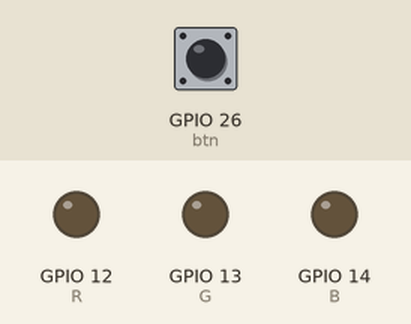
This sketch was run on a simulated ESP32. Shown: output pins drawn as LEDs (lit = HIGH). The inputs (shaded band) are chosen by the test bench; at power-on: GPIO 26 (btn) HIGH.

Above: at 1.2 s.
1.3 s: GPIO 26 (btn) pulled LOW for 0.15 s
At 2.5 s:
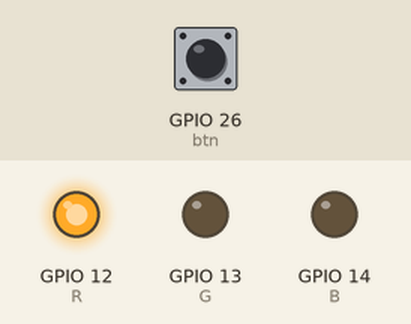
2.9 s: GPIO 26 (btn) pulled LOW for 1 s
At 3.9 s:
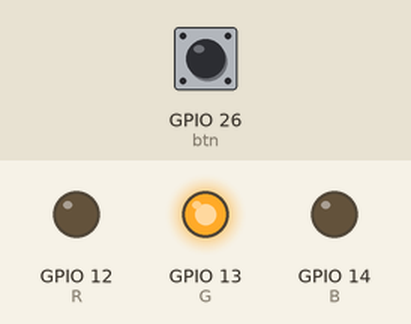
5.4 s: GPIO 26 (btn) pulled LOW for 0.15 s
At 5.8 s:
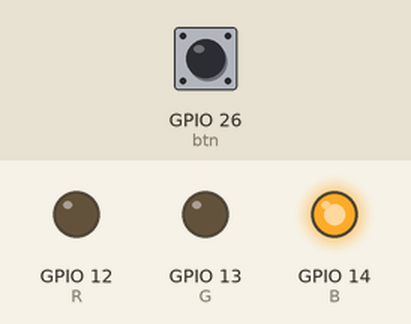
7.0 s: GPIO 26 (btn) pulled LOW for 3.2 s
At 8.2 s:
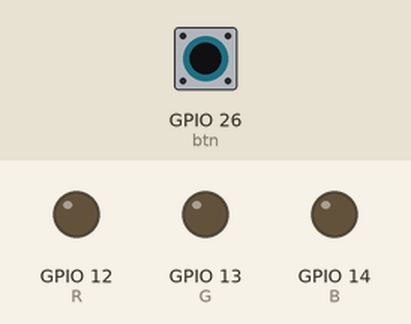
Timing chart, 0 to 10.0 s (numbered marks = the images above; inputs shaded):
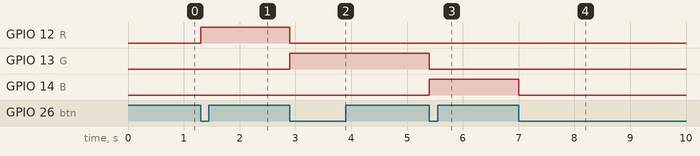

Measured:
- after the input at 1.3 s, GPIO 12 (R): LOW → HIGH at once
- after the input at 2.9 s, GPIO 12 (R): HIGH → LOW at once; GPIO 13 (G): LOW → HIGH at once
- after the input at 5.4 s, GPIO 13 (G): HIGH → LOW at once; GPIO 14 (B): LOW → HIGH at once
- after the input at 7.0 s, GPIO 14 (B): HIGH → LOW at once

The sketch:

8.ino
```cpp
#define R 12
#define G 13
#define B 14
#define btn 26

int cnt = 0;
bool push = false;

void setup() {
  pinMode(R, OUTPUT);
  pinMode(G, OUTPUT);
  pinMode(B, OUTPUT);
  pinMode(btn, INPUT);
}

void loop() {

  if(!digitalRead(btn)){
    if(!push){
      cnt = (cnt+1)%4;
      push = true;
    }
  }
  else{
    push = false;
  }

  if(cnt == 1){
    digitalWrite(R, HIGH);
    digitalWrite(G, LOW);
    digitalWrite(B, LOW);
  }
  else if(cnt == 2){
    digitalWrite(R, LOW);
    digitalWrite(G, HIGH);
    digitalWrite(B, LOW);
  }
  else if(cnt == 3){
    digitalWrite(R, LOW);
    digitalWrite(G, LOW);
    digitalWrite(B, HIGH);
  }
  else{
    digitalWrite(R, LOW);
    digitalWrite(G, LOW);
    digitalWrite(B, LOW);
  }
}
```
